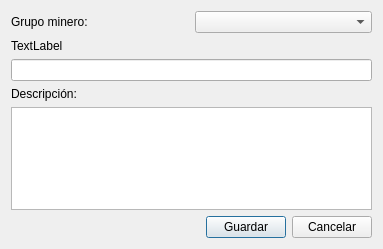
<?xml version="1.0" encoding="UTF-8"?>
<ui version="4.0">
 <class>NuevoDialog</class>
 <widget class="QDialog" name="NuevoDialog">
  <property name="geometry">
   <rect>
    <x>0</x>
    <y>0</y>
    <width>383</width>
    <height>249</height>
   </rect>
  </property>
  <property name="windowTitle">
   <string>Dialog</string>
  </property>
  <layout class="QVBoxLayout" name="verticalLayout_3">
   <item>
    <layout class="QHBoxLayout" name="horizontalLayout">
     <item>
      <widget class="QLabel" name="lblGrupo">
       <property name="text">
        <string>Grupo minero:</string>
       </property>
      </widget>
     </item>
     <item>
      <widget class="QComboBox" name="cboLista"/>
     </item>
    </layout>
   </item>
   <item>
    <layout class="QVBoxLayout" name="verticalLayout_2">
     <item>
      <widget class="QLabel" name="lblNombre">
       <property name="text">
        <string>TextLabel</string>
       </property>
      </widget>
     </item>
     <item>
      <widget class="QLineEdit" name="txtNombre"/>
     </item>
    </layout>
   </item>
   <item>
    <layout class="QVBoxLayout" name="verticalLayout">
     <item>
      <widget class="QLabel" name="lblDescripcion">
       <property name="text">
        <string>Descripción:</string>
       </property>
      </widget>
     </item>
     <item>
      <widget class="QPlainTextEdit" name="teDescripcion"/>
     </item>
    </layout>
   </item>
   <item>
    <layout class="QHBoxLayout" name="horizontalLayout_2">
     <item>
      <spacer name="horizontalSpacer">
       <property name="orientation">
        <enum>Qt::Horizontal</enum>
       </property>
       <property name="sizeHint" stdset="0">
        <size>
         <width>40</width>
         <height>20</height>
        </size>
       </property>
      </spacer>
     </item>
     <item>
      <widget class="QPushButton" name="btnGuardar">
       <property name="text">
        <string>Guardar</string>
       </property>
      </widget>
     </item>
     <item>
      <widget class="QPushButton" name="btnCancelar">
       <property name="text">
        <string>Cancelar</string>
       </property>
      </widget>
     </item>
    </layout>
   </item>
  </layout>
 </widget>
 <resources/>
 <connections/>
</ui>
